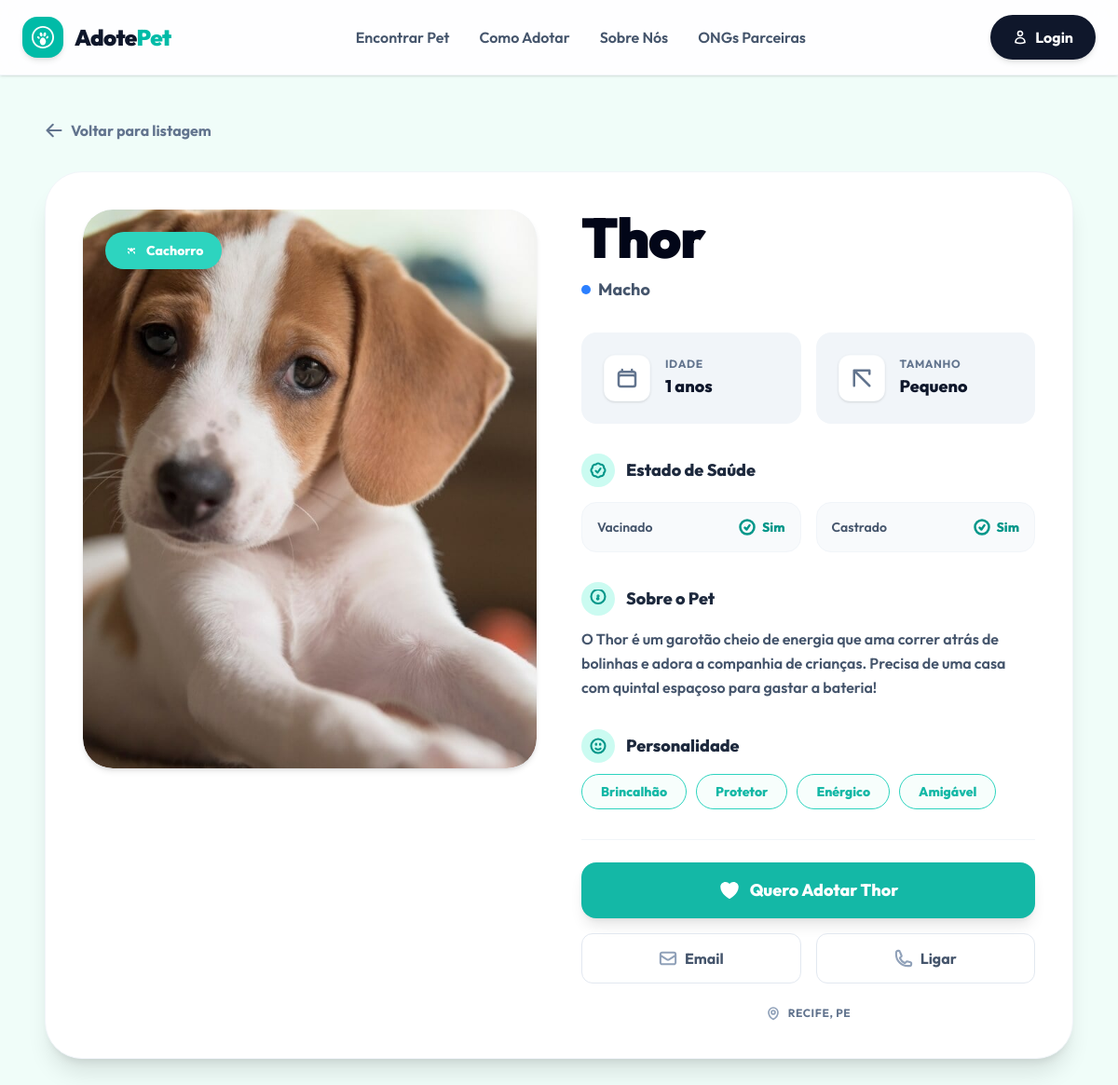
The app's page /animal/5/ with its own data.
### adocoes/models.py (models this page shows, shortened)
class Animal(models.Model):
    TAMANHO_CHOICES = [
        ('Pequeno', 'Pequeno'),
        ('Médio', 'Médio'),
        ('Grande', 'Grande'),
    ]
    SEXO_CHOICES = [
        ('Macho', 'Macho'),
        ('Fêmea', 'Fêmea'),
    ]
    ESPECIE_CHOICES = [
        ('Cachorro', 'Cachorro'),
        ('Gato', 'Gato'),
        ('Pássaro', 'Pássaro'),
        ('Outros', 'Outros'),
    ]
    IDADE_CATEGORIA_CHOICES = [
        ('Filhote', 'Filhote'),
        ('Jovem', 'Jovem'),
        ('Adulto', 'Adulto'),
        ('Sênior', 'Sênior'),
    ]
    nome = models.CharField(max_length=100, verbose_name="Nome")
    especie = models.CharField(max_length=20, choices=ESPECIE_CHOICES, default='Cachorro', verbose_name="Espécie")
    foto = models.ImageField(upload_to='animais/', verbose_name="Foto")
    idade = models.PositiveIntegerField(verbose_name="Idade")
    idade_categoria = models.CharField(max_length=20, choices=IDADE_CATEGORIA_CHOICES, default='Adulto', verbose_name="Categoria de Idade")
    tamanho = models.CharField(max_length=10, choices=TAMANHO_CHOICES, verbose_name="Tamanho")
    sexo = models.CharField(max_length=10, choices=SEXO_CHOICES, verbose_name="Sexo")
    caracteristicas = models.TextField(verbose_name="Características", help_text="Ex: Carinhoso, Brincalhão, Obediente")
    descricao = models.TextField(verbose_name="Descrição")
    vacinado = models.BooleanField(default=False, verbose_name="Vacinado")
    castrado = models.BooleanField(default=False, verbose_name="Castrado")
    def caracteristicas_list(self):
        if self.caracteristicas:
            return [c.strip() for c in self.caracteristicas.split(',') if c.strip()]
        return []
    class Meta:
        verbose_name = "Animal"
        verbose_name_plural = "Animais"

### adocoes/views.py (the view)
# urls.py: path('animal/<int:pk>/', views.detalhe, name='detalhe'),
def detalhe(request, pk):
    animal = get_object_or_404(Animal, pk=pk)
    adotado = request.GET.get('adotado') == '1'
    if adotado:
        if request.user.is_authenticated:
            InteresseAdocao.objects.get_or_create(animal=animal, usuario=request.user)
        else:
            messages.info(request, "Por favor, faça login para manifestar interesse de adoção.")
            return redirect(f"/login/?next={request.path}%3Fadotado%3D1")
    context = {
        'animal': animal,
        'adotado': adotado,
    }
    return render(request, 'detalhe.html', context)

### adocoes/templates/detalhe.html (shortened to what this page needs)
{% extends 'base.html' %}
{% block content %}
<section class="bg-[#F0FDF9] py-12 px-4 md:px-12 min-h-screen">
    <div class="max-w-6xl mx-auto">
        <a href="{% url 'home' %}" class="inline-flex items-center gap-2 text-slate-500 hover:text-teal-600 font-bold mb-8 transition-colors group">
            <svg xmlns="http://www.w3.org/2000/svg" fill="none" viewBox="0 0 24 24" stroke-width="2.5" stroke="currentColor" class="w-5 h-5 group-hover:-translate-x-1 transition-transform">
                <path stroke-linecap="round" stroke-linejoin="round" d="M10.5 19.5 3 12m0 0 7.5-7.5M3 12h18" />
            </svg>
            <span>Voltar para listagem</span>
        </a>
        <div class="bg-white rounded-[2.5rem] shadow-xl border border-slate-100 p-6 md:p-10">
            <div class="grid grid-cols-1 md:grid-cols-2 gap-12">
                <div class="relative w-full h-[600px] rounded-[2rem] overflow-hidden bg-slate-100 shadow-md">
                    {% if animal.foto %}
                        <img src="{{ animal.foto.url }}" alt="{{ animal.nome }}" class="w-full h-full object-cover rounded-[2rem]">
                    {% else %}
                        <div class="w-full h-full flex items-center justify-center text-slate-400 font-bold bg-slate-200 rounded-[2rem]">
                            Sem Foto
                        </div>
                    {% endif %}
                    <div class="absolute top-6 left-6 bg-[#2DD4BF] text-white px-5 py-2.5 rounded-full text-sm font-extrabold shadow-lg flex items-center gap-2">
                        <span>{{ animal.especie }}</span>
                    </div>
                </div>
                <div class="flex flex-col justify-between">
                    <div>
                        <div class="mb-8">
                            <h1 class="text-6xl font-black text-slate-950 tracking-tight leading-none mb-3">
                                {{ animal.nome }}
                            </h1>
                            <p class="text-slate-600 font-bold flex items-center gap-2 text-lg">
                                <span class="inline-block w-2.5 h-2.5 bg-blue-500 rounded-full"></span>
                                <span>{% if animal.genero %}{{ animal.genero }}{% else %}{{ animal.sexo }}{% endif %}</span>
                            </p>
                        </div>
                        <div class="grid grid-cols-2 gap-4 mb-8">
                            <div class="bg-slate-100 p-6 rounded-2xl flex items-center gap-4">
                                <div class="text-slate-500 bg-white p-3 rounded-xl shadow-sm border border-slate-100/50">
                                </div>
                                <div>
                                    <p class="text-xs text-slate-500 font-bold uppercase tracking-wider mb-0.5">Idade</p>
                                    <p class="text-slate-900 font-extrabold text-lg">{{ animal.idade }} anos</p>
                                </div>
                            </div>
                            <div class="bg-slate-100 p-6 rounded-2xl flex items-center gap-4">
                                <div class="text-slate-500 bg-white p-3 rounded-xl shadow-sm border border-slate-100/50">
                                    <svg xmlns="http://www.w3.org/2000/svg" fill="none" viewBox="0 0 24 24" stroke-width="2.5" stroke="currentColor" class="w-6 h-6">
                                        <path stroke-linecap="round" stroke-linejoin="round" d="M3.75 3.75v16.5m0-16.5h16.5m-16.5 0 16.5 16.5M16.5 3.75H20.25V7.5" />
                                    </svg>
                                </div>
                                <div>
                                    <p class="text-xs text-slate-500 font-bold uppercase tracking-wider mb-0.5">Tamanho</p>
                                    <p class="text-slate-900 font-extrabold text-lg">{{ animal.tamanho }}</p>
                                </div>
                            </div>
                        </div>
                        <div class="mb-8">
                            <h3 class="text-xl font-bold text-slate-950 mb-4 flex items-center gap-3">
                                <span class="bg-teal-100 text-teal-600 rounded-full p-2 inline-flex items-center justify-center">
                                </span>
                                <span class="font-extrabold text-lg text-slate-800">Estado de Saúde</span>
                            </h3>
                            <div class="grid grid-cols-2 gap-4">
                                <div class="flex items-center justify-between bg-slate-50 border border-slate-100 p-4 rounded-2xl">
                                    <span class="text-sm font-semibold text-slate-600">Vacinado</span>
                                    <div class="flex items-center gap-1.5 font-extrabold text-sm">
                                        {% if animal.vacinado %}
                                            <svg xmlns="http://www.w3.org/2000/svg" fill="none" viewBox="0 0 24 24" stroke-width="3" stroke="currentColor" class="w-5 h-5 text-teal-600">
                                                <path stroke-linecap="round" stroke-linejoin="round" d="M9 12.75 11.25 15 15 9.75M21 12a9 9 0 1 1-18 0 9 9 0 0 1 18 0Z" />
                                            </svg>
                                            <span class="text-teal-600">Sim</span>
                                        {% endif %}
                                    </div>
                                </div>
                                <div class="flex items-center justify-between bg-slate-50 border border-slate-100 p-4 rounded-2xl">
                                    <span class="text-sm font-semibold text-slate-600">Castrado</span>
                                    <div class="flex items-center gap-1.5 font-extrabold text-sm">
                                        {% if animal.castrado %}
                                            <svg xmlns="http://www.w3.org/2000/svg" fill="none" viewBox="0 0 24 24" stroke-width="3" stroke="currentColor" class="w-5 h-5 text-teal-600">
                                                <path stroke-linecap="round" stroke-linejoin="round" d="M9 12.75 11.25 15 15 9.75M21 12a9 9 0 1 1-18 0 9 9 0 0 1 18 0Z" />
                                            </svg>
                                            <span class="text-teal-600">Sim</span>
                                        {% endif %}
                                    </div>
                                </div>
                            </div>
                        </div>
                        <div class="mb-8">
                            <h3 class="text-xl font-bold text-slate-950 mb-3 flex items-center gap-3">
                                <span class="bg-teal-100 text-teal-600 rounded-full p-2 inline-flex items-center justify-center">
                                </span>
                                <span class="font-extrabold text-lg text-slate-800">Sobre o Pet</span>
                            </h3>
                            <p class="text-slate-600 leading-relaxed font-semibold">
                                {{ animal.descricao|default:"Nenhuma descrição detalhada informada pelo protetor." }}
                            </p>
                        </div>
                        <div class="mb-8">
                            <h3 class="text-xl font-bold text-slate-950 mb-3 flex items-center gap-3">
                                <span class="bg-teal-100 text-teal-600 rounded-full p-2 inline-flex items-center justify-center">
                                </span>
                                <span class="font-extrabold text-lg text-slate-800">Personalidade</span>
                            </h3>
                            <div class="flex flex-wrap gap-2.5">
                                {% if animal.caracteristicas_list %}
                                    {% for tag in animal.caracteristicas_list %}
                                        <span class="px-5 py-2 text-sm font-extrabold rounded-full bg-teal-50/50 text-[#14B8A6] border border-[#2DD4BF] hover:scale-105 transition-transform duration-200">
                                            {{ tag }}
                                        </span>
                                    {% endfor %}
                                {% else %}
                                    <span class="text-slate-400 text-sm font-medium italic">Não informado</span>
                                {% endif %}
                            </div>
                        </div>
                    </div>
                    <div class="pt-6 border-t border-slate-100">
                        <a href="?adotado=1" class="w-full bg-[#14B8A6] hover:bg-[#0D9488] text-white font-extrabold text-lg py-4 rounded-2xl transition-all duration-300 flex items-center justify-center gap-2.5 shadow-lg shadow-teal-150/45 hover:shadow-xl hover:shadow-teal-200/50 hover:scale-[1.01] cursor-pointer">
                            <span>Quero Adotar {{ animal.nome }}</span>
                        </a>
                        <div class="grid grid-cols-2 gap-4 mt-4">
                            <button class="flex items-center justify-center gap-2 py-3.5 rounded-xl border border-slate-200 text-slate-600 font-bold hover:bg-slate-50 transition-colors cursor-pointer">
                                <span>Email</span>
                            </button>
                            <button class="flex items-center justify-center gap-2 py-3.5 rounded-xl border border-slate-200 text-slate-600 font-bold hover:bg-slate-50 transition-colors cursor-pointer">
                                <span>Ligar</span>
                            </button>
                        </div>
                        <div class="flex items-center justify-center gap-2 text-slate-500 text-xs font-bold mt-6 uppercase tracking-wider">
                            <span>{% if animal.localizacao %}{{ animal.localizacao }}{% else %}Recife, PE{% endif %}</span>
                        </div>
                    </div>
                </div>
            </div>
        </div>
    </div>
</section>
{% endblock %}

### adocoes/templates/base.html (style rules this page uses)
body { font-family: 'Outfit', sans-serif; }

### records on screen
Animal: foto (picture), especie "Cachorro", nome "Thor", sexo "Macho", idade "1", tamanho "Pequeno", descricao "O Thor é um garotão cheio de energia que ama correr atrás de bolinhas e adora a companhia de crianças. Precisa de uma casa com quintal espaçoso para gastar a bateria!"

### other values on screen
{{ tag }} "Brincalhão" "Protetor" "Enérgico" "Amigável"
